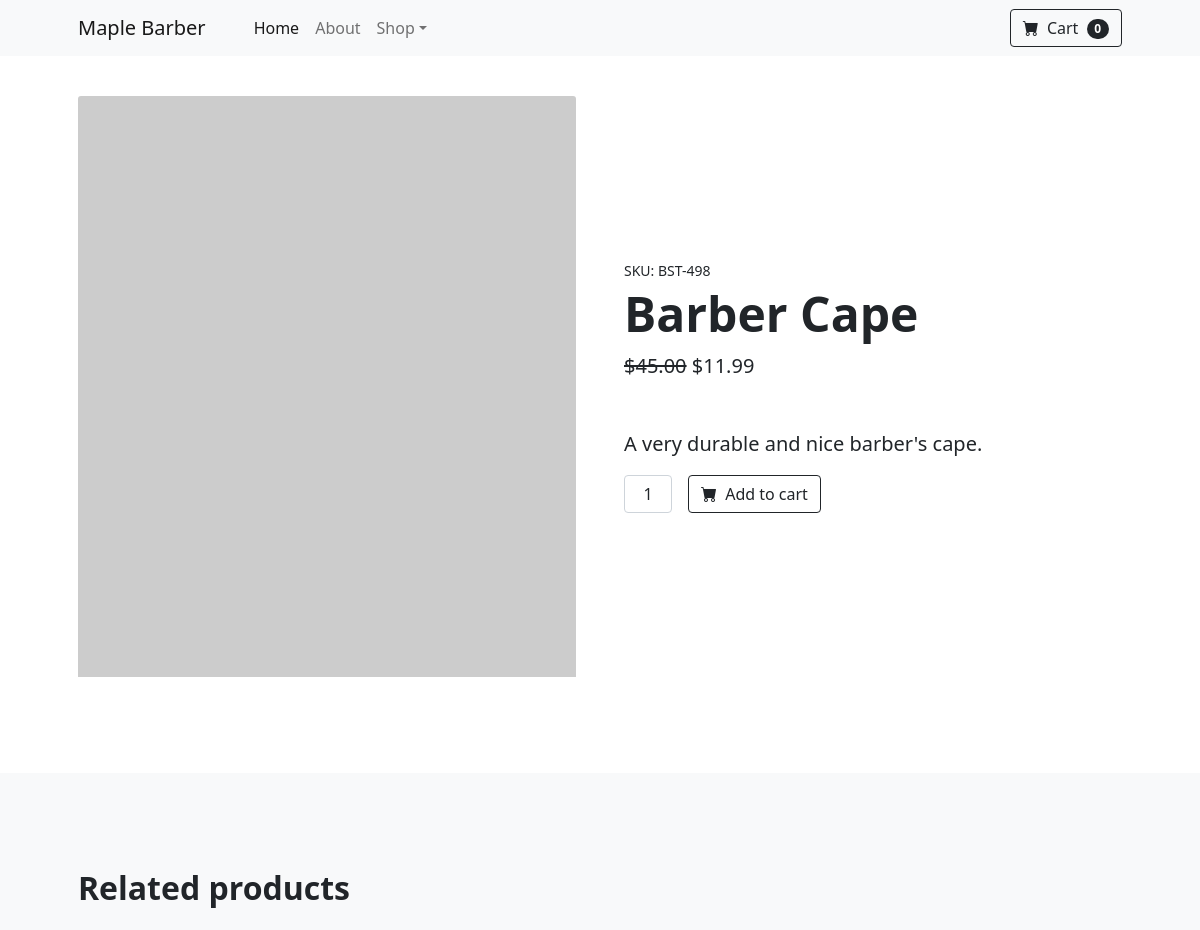
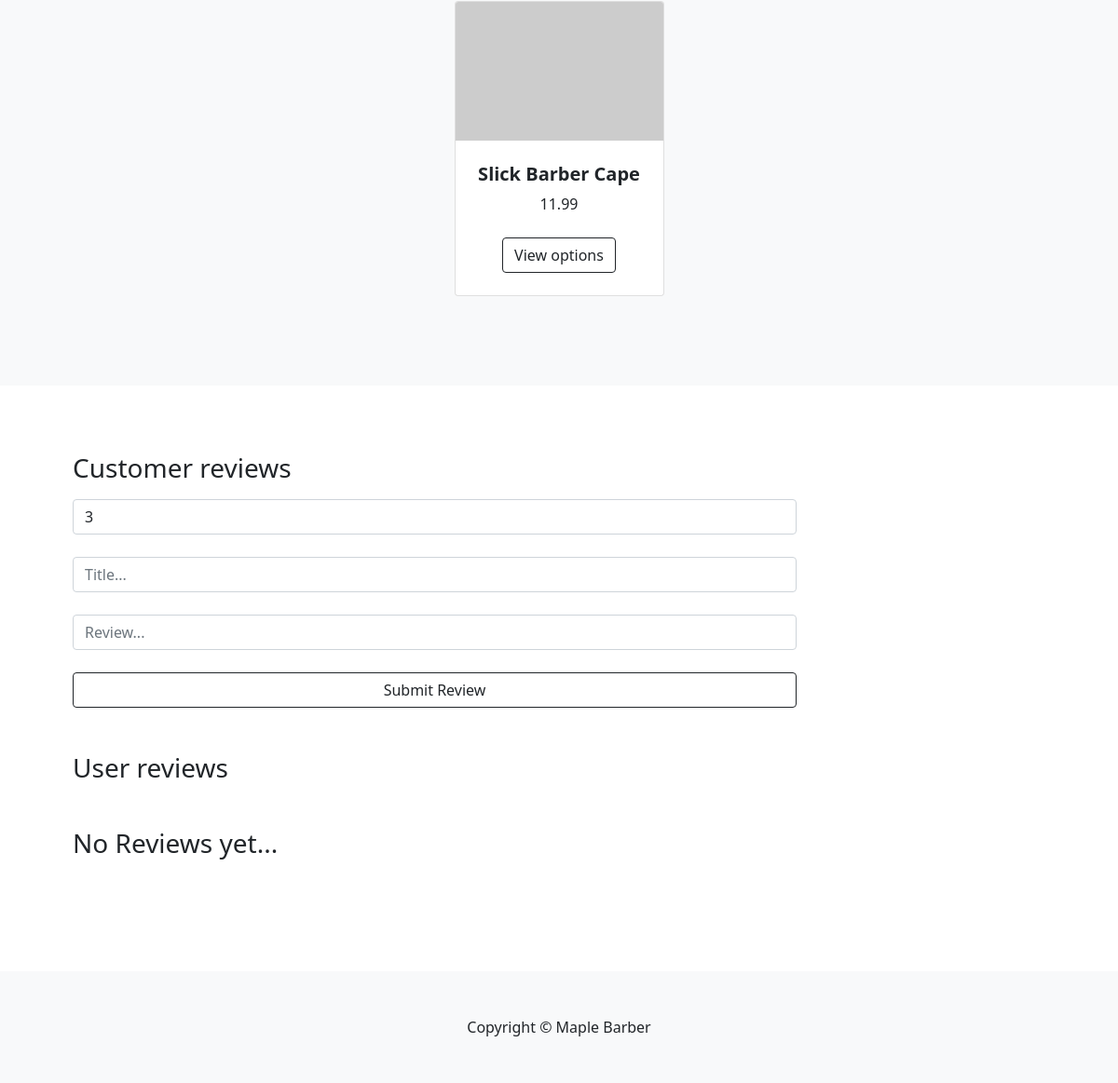
The app's page /product/2 with its own data (2 pictures, top to bottom).
### core/models.py (models this page shows, shortened)
class Product(models.Model):
    name = models.CharField(max_length=255, null=True)
    slug = models.SlugField(max_length=255, unique=True, null=True, blank=True)
    price = models.FloatField()
    description = models.TextField(null=True, blank=True)
    category = models.ForeignKey(Category, on_delete=models.CASCADE, null=True)
    image = models.ImageField(height_field=None, width_field=None, max_length=255, null=True)
    stock = models.IntegerField()
    physical = models.BooleanField(default=True, null=True, blank=False)

### core/views.py (the view)
# urls.py: path('product/<str:key>', views.product, name='product'),
def product(request, key):
    product = models.Product.objects.get(id=key)
    related_products = models.Product.objects.filter(category=product.category).exclude(id=key)[:4]
    if request.method == 'POST':
        rating = request.POST.get('rating', 3)
        title = request.POST.get('title', '')
        comment = request.POST.get('comment', '')
        review = models.Review.objects.create(product=product, user=request.user, rating=rating, title=title, comment=comment)
        return redirect(request.path_info)
    return render(request, 'core/product.html', {'product' : product, 'products' : related_products })

### core/templates/core/product.html (shortened to what this page needs)
{% extends 'core/index.html' %}
{% load static %}
{% block page %}
<section class="py-5">
    <div class="container px-4 px-lg-5 my-5">
        <div class="row gx-4 gx-lg-5 align-items-center">
            <div class="col-md-6"><img class="card-img-top mb-5 mb-md-0" src="https://dummyimage.com/600x700/dee2e6/6c757d.jpg" alt="..." /></div>
            <div class="col-md-6">
                <div class="small mb-1">SKU: BST-498</div>
                <h1 class="display-5 fw-bolder">{{product.name}}</h1>
                <div class="fs-5 mb-5">
                    <span class="text-decoration-line-through">$45.00</span>
                    <span>${{product.price}}</span>
                </div>
                <p class="lead">{{ product.description }}</p>
                <div class="d-flex">
                    <input class="form-control text-center me-3" id="inputQuantity" type="num" value="1" style="max-width: 3rem" />
                    <button class="btn btn-outline-dark flex-shrink-0" type="button">
                        <i class="bi-cart-fill me-1"></i>
                        Add to cart
                    </button>
                </div>
            </div>
        </div>
    </div>
</section>
<section class="py-5 bg-light">
    <div class="container px-4 px-lg-5 mt-5">
        <h2 class="fw-bolder mb-4">Related products</h2>
        <div class="row gx-4 gx-lg-5 row-cols-2 row-cols-md-3 row-cols-xl-4 justify-content-center">
            {% for product in products %}
            <div class="col mb-5">
                <div class="card h-100">
                    <img class="card-img-top" src="https://dummyimage.com/450x300/dee2e6/6c757d.jpg" alt="..."/>
                    <div class="card-body p-4">
                        <div class="text-center">
                            <h5 class="fw-bolder">{{ product.name }}</h5>
                            {{ product.price }}
                        </div>
                    </div>
                    <div class="card-footer p-4 pt-0 border-top-0 bg-transparent">
                        <div class="text-center"><a class="btn btn-outline-dark mt-auto" href="#">View options</a></div>
                    </div>
                </div>
            </div>
            {% endfor %}
        </div>
    </div>
</section>
<section class="py-4">
    <div class="container px-4 px-lg-5 my-5">
        <div class="row">
            <div class="col-md-9">
                <form action="" method="POST" enctype="multipart/form-data">
                    <h3>Customer reviews</h3>
                    <div class="mt-3">
                        <select class="form-control" name='rating'>
                            <option value="1" selected>3</option>
                        </select>
                        <br>
                        <input type="text" class="form-control" name="title" placeholder="Title...">
                        <br>
                        <input name="comment" class="form-control" row="4" placeholder="Review..."> </input>
                        <br>
                        <input type="submit" class="form-control btn btn-outline-dark mt-auto" value="Submit Review">
                    </div>
                </form>
            </div>
        </div>
        <h3 class="mt-5">User reviews</h3>
        {% for review in product.reviews.all %}
        <h4>{{review.title }}</h4>
        <p>{{review.comment }}</p>
        {% empty %}
        <h3 class="mt-5">No Reviews yet...</h3>
        {% endfor %}
    </div>
</section >
</body>
{% endblock page %}

### records on screen
Product: name "Barber Cape", price "11.99", description "A very durable and nice barber's cape."
Product: name "Slick Barber Cape", price "11.99"
